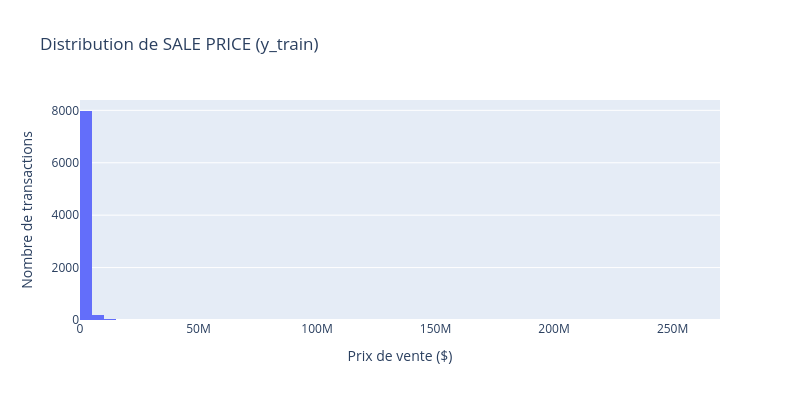

Write notebook code for a chart like this one.
### Code cell
# Histogramme de la distribution de SALE PRICE (y_train)
fig = px.histogram(
    y_train.dropna(),
    nbins=100,
    title="Distribution de SALE PRICE (y_train)",
    labels={"value": "Prix de vente ($)", "count": "Nombre de transactions"},
)

fig.update_layout(
    xaxis_title="Prix de vente ($)",
    yaxis_title="Nombre de transactions",
    showlegend=False,
    width=800,
    height=400
)

fig.show()

### Figure 1 — Plotly figure (JSON) as saved in the notebook; plotly's stock layout.template omitted (floating-point values rounded to 4 significant figures; data arrays with more than 128 entries replaced by an {"elided": "..."} marker saying what was removed)
{"data": [{"bingroup": "x", "hovertemplate": "variable=SALE PRICE<br>Prix de vente ($)=%{x}<br>count=%{y}<extra></extra>", "legendgroup": "SALE PRICE", "marker": {"color": "#636efa", "pattern": {"shape": ""}}, "name": "SALE PRICE", "nbinsx": 100, "orientation": "v", "showlegend": true, "type": "histogram", "x": {"elided": "8264 float values"}, "xaxis": "x", "yaxis": "y"}], "layout": {"barmode": "relative", "height": 400, "legend": {"title": {"text": "variable"}, "tracegroupgap": 0}, "showlegend": false, "title": {"text": "Distribution de SALE PRICE (y_train)"}, "width": 800, "xaxis": {"anchor": "y", "domain": [0, 1], "title": {"text": "Prix de vente ($)"}}, "yaxis": {"anchor": "x", "domain": [0, 1], "title": {"text": "Nombre de transactions"}}}}
